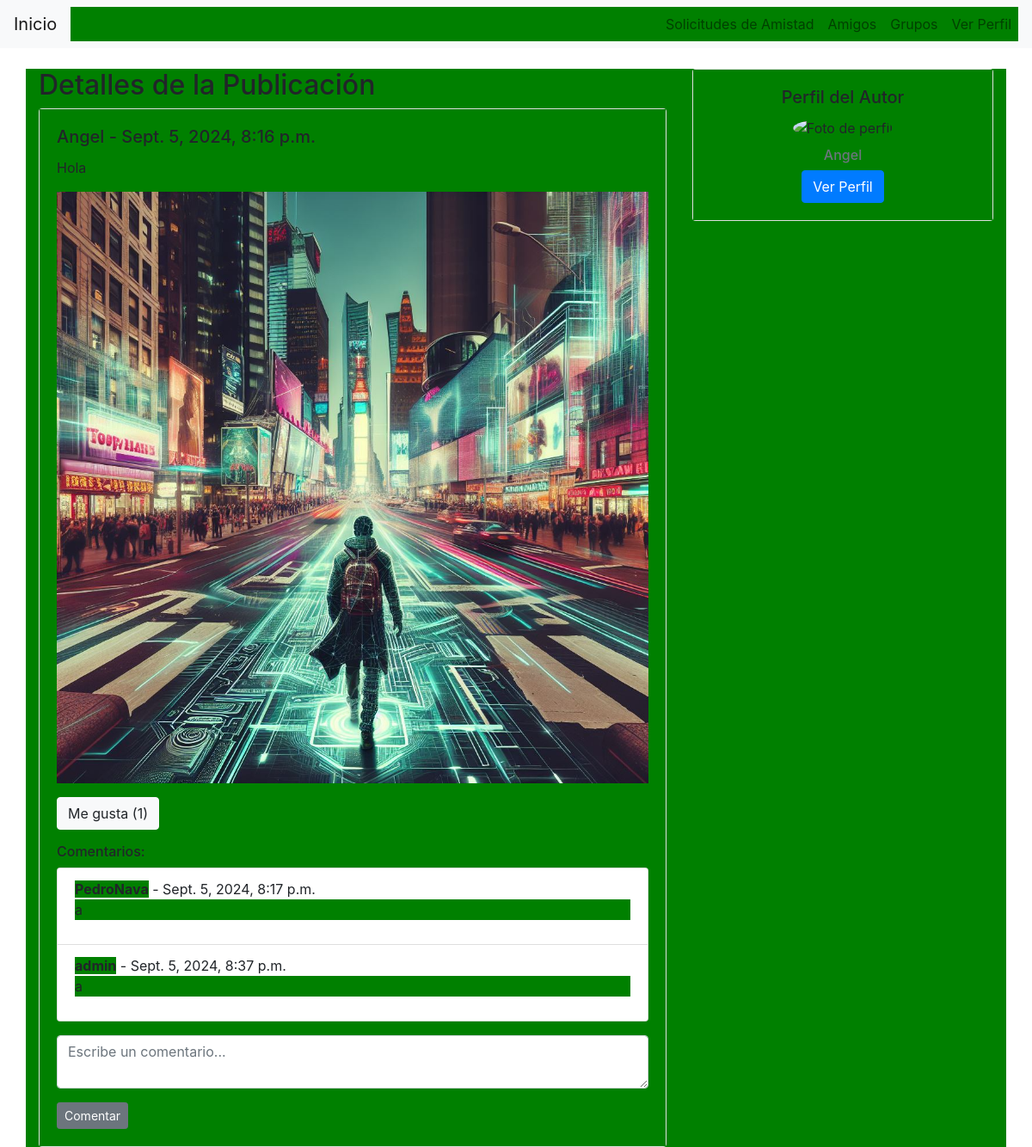
The app's page /inicio/publicaciones/3/ (signed in) with its own data.
### inicio/models.py (models this page shows, shortened)
class Publicacion(models.Model):
    autor = models.ForeignKey(settings.AUTH_USER_MODEL, on_delete=models.CASCADE)  # Usuario autor de la publicación
    contenido = models.TextField()  # Contenido de la publicación
    fecha_publicacion = models.DateTimeField(auto_now_add=True)  # Fecha en que se creó la publicación
    imagen = models.ImageField(upload_to='publicaciones/', blank=True, null=True)  # Imagen opcional en la publicación
    likes = models.ManyToManyField(settings.AUTH_USER_MODEL, related_name='publicaciones_liked', blank=True)

class Usuario(AbstractBaseUser, PermissionsMixin):
    email = models.EmailField(unique=True)  # Email único para el usuario
    nombres = models.CharField(max_length=100)  # Nombres del usuario
    nombre_usuario = models.CharField(max_length=100, unique=True)  # Nombre de usuario único
    is_staff = models.BooleanField(default=False)  # Permite acceso al admin
    is_active = models.BooleanField(default=True)  # Marca si el usuario está activo
    last_login = models.DateTimeField(null=True, blank=True)  # Fecha del último inicio de sesión
    groups = models.ManyToManyField(
        'auth.Group',
        related_name='%(class)s_set',  # `related_name` único para este modelo
        blank=True,
        help_text='The groups this user belongs to.',
        verbose_name='groups'
    )
    user_permissions = models.ManyToManyField(
        'auth.Permission',
        related_name='%(class)s_permissions',  # `related_name` único para este modelo
        blank=True,
        help_text='Specific permissions for this user.',
        verbose_name='user permissions'
    )
    objects = UsuarioManager()  # Asigna el manager personalizado
    USERNAME_FIELD = 'email'  # Campo utilizado para el inicio de sesión
    REQUIRED_FIELDS = ['nombres', 'nombre_usuario']  # Campos requeridos al crear un superusuario

class Comentario(models.Model):
    publicacion = models.ForeignKey(Publicacion, related_name='comentarios', on_delete=models.CASCADE)  # Publicación a la que pertenece el comentario
    autor = models.ForeignKey(settings.AUTH_USER_MODEL, on_delete=models.CASCADE)  # Usuario que hizo el comentario
    contenido = models.TextField()  # Contenido del comentario
    fecha_comentario = models.DateTimeField(auto_now_add=True)  # Fecha en que se creó el comentario

### inicio/views.py (the view)
# urls.py: path('publicaciones/<int:publicacion_id>/', views.detalle_publicacion, name='detalle_publicacion'),
@login_required
def detalle_publicacion(request, publicacion_id):
    publicacion = get_object_or_404(Publicacion, id=publicacion_id)  # Obtiene la publicación o lanza 404 si no existe
    comentarios = publicacion.comentarios.all()  # Obtiene todos los comentarios asociados
    return render(request, 'publicaciones/detalle_publicacion.html', {
        'publicacion': publicacion,
        'comentarios': comentarios
    })

### inicio/templates/publicaciones/detalle_publicacion.html (shortened to what this page needs)
{% extends 'base.html' %}
{% load static %}
{% block content %}
<div class="container mt-4">
    <div class="row">
        <div class="col-md-8">
            <h2>Detalles de la Publicación</h2>
            <div class="card">
                <div class="card-body">
                    <h5 class="card-title">{{ publicacion.autor.nombre_usuario }} - {{ publicacion.fecha_publicacion }}</h5>
                    <p class="card-text">{{ publicacion.contenido }}</p>
                    {% if publicacion.imagen %}
                        <img src="{{ publicacion.imagen.url }}" alt="Imagen de la publicación" class="img-fluid mb-3">
                    {% endif %}
                    <div class="mb-3">
                        <form method="POST" action="{% url 'like_publicacion' publicacion.id %}">
                            <a href="#" class="btn btn-light btn-like" data-url="{% url 'like_publicacion' publicacion.id %}">
                                {% if user in publicacion.likes.all %}
                                Me gusta ({{ publicacion.likes.count }})
                                {% else %}
                                Dar Me gusta ({{ publicacion.likes.count }})
                                {% endif %}
                            </a>
                        </form>
                    </div>
                    <h6>Comentarios:</h6>
                    <ul class="list-group mb-3">
                        {% for comentario in comentarios %}
                            <li class="list-group-item">
                                <strong>{{ comentario.autor.nombre_usuario }}</strong> - {{ comentario.fecha_comentario }}
                                <p>{{ comentario.contenido }}</p>
                            </li>
                        {% empty %}
                            <li class="list-group-item">No hay comentarios aún.</li>
                        {% endfor %}
                    </ul>
                    <form method="POST" action="{% url 'comentar_publicacion' publicacion.id %}">
                        <div class="form-group">
                            <textarea class="form-control" name="contenido" rows="2" placeholder="Escribe un comentario..." required></textarea>
                        </div>
                        <button type="submit" class="btn btn-secondary btn-sm">Comentar</button>
                    </form>
                </div>
            </div>
        </div>
        <div class="col-md-4">
            <div class="card mb-4">
                <div class="card-body text-center">
                    <h5 class="card-title">Perfil del Autor</h5>
                    {% if publicacion.autor.perfil.foto_perfil %}
                        <img src="{{ publicacion.autor.perfil.foto_perfil.url }}" alt="Foto de perfil" class="img-fluid rounded-circle mb-3" style="width: 150px; height: 150px;">
                    {% else %}
                        <img src="{% static 'default_profile_picture.png' %}" alt="Foto de perfil" class="img-fluid rounded-circle mb-3" style="width: 150px; height: 150px;">
                    {% endif %}
                    <h6 class="card-subtitle mb-2 text-muted">{{ publicacion.autor.nombre_usuario }}</h6>
                    <a href="{% url 'ver_perfil' usuario_id=publicacion.autor.id %}" class="btn btn-primary">Ver Perfil</a>
                </div>
            </div>
        </div>
    </div>
</div>
{% endblock %}

### static/css/style.css (style rules this page uses)
* { background-color: green; }

### records on screen
Publicacion: autor.nombre_usuario "Angel", fecha_publicacion "Sept. 5, 2024, 8:16 p.m.", contenido "Hola", imagen (picture), likes.count "1"
Comentario: autor.nombre_usuario "PedroNava", fecha_comentario "Sept. 5, 2024, 8:17 p.m.", contenido "a"
Comentario: autor.nombre_usuario "admin", fecha_comentario "Sept. 5, 2024, 8:37 p.m.", contenido "a"
